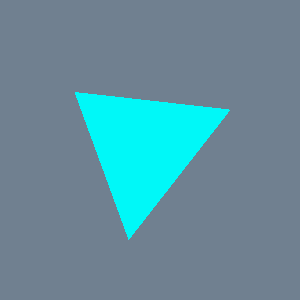

Python code for this plot:
#!/usr/bin/env python

# Render a tetrahedron Platonic solid with each face colored using a
# lookup table so adjacent faces are visually distinct.

# Factory overrides: importing these modules registers the OpenGL rendering
# and interaction style implementations for vtkRenderingCore factory classes.
import vtkmodules.vtkInteractionStyle  # noqa: F401
import vtkmodules.vtkRenderingOpenGL2  # noqa: F401
# VTK pipeline classes used in this example
from vtkmodules.vtkCommonCore import vtkLookupTable
from vtkmodules.vtkFiltersSources import vtkPlatonicSolidSource
from vtkmodules.vtkRenderingCore import (
    vtkActor,
    vtkPolyDataMapper,
    vtkRenderWindow,
    vtkRenderWindowInteractor,
    vtkRenderer,
)

# Colors (normalized RGB)
slate_gray_background_rgb = (0.439, 0.502, 0.565)

# Lookup table: map cell scalars to distinct face colors
lut = vtkLookupTable()
lut.SetNumberOfTableValues(20)
lut.SetTableRange(0.0, 19.0)
lut.Build()
lut.SetTableValue(0, 0.1, 0.1, 0.1)
lut.SetTableValue(1, 0, 0, 1)
lut.SetTableValue(2, 0, 1, 0)
lut.SetTableValue(3, 0, 1, 1)
lut.SetTableValue(4, 1, 0, 0)
lut.SetTableValue(5, 1, 0, 1)
lut.SetTableValue(6, 1, 1, 0)
lut.SetTableValue(7, 0.9, 0.7, 0.9)
lut.SetTableValue(8, 0.5, 0.5, 0.5)
lut.SetTableValue(9, 0.0, 0.0, 0.7)
lut.SetTableValue(10, 0.5, 0.7, 0.5)
lut.SetTableValue(11, 0, 0.7, 0.7)
lut.SetTableValue(12, 0.7, 0, 0)
lut.SetTableValue(13, 0.7, 0, 0.7)
lut.SetTableValue(14, 0.7, 0.7, 0)
lut.SetTableValue(15, 0, 0, 0.4)
lut.SetTableValue(16, 0, 0.4, 0)
lut.SetTableValue(17, 0, 0.4, 0.4)
lut.SetTableValue(18, 0.4, 0, 0)
lut.SetTableValue(19, 0.4, 0, 0.4)

# Source: generate tetrahedron polygon data (solid type 0)
source = vtkPlatonicSolidSource()
source.SetSolidType(0)

# Mapper: map polygon data to graphics primitives with face coloring
mapper = vtkPolyDataMapper()
mapper.SetInputConnection(source.GetOutputPort())
mapper.SetLookupTable(lut)
mapper.SetScalarRange(0, 19)

# Actor: assign the mapped geometry and rotate for a 3D view
actor = vtkActor()
actor.SetMapper(mapper)
actor.RotateX(30)
actor.RotateY(30)

# Renderer: assemble the scene and configure the camera
renderer = vtkRenderer()
renderer.AddActor(actor)
renderer.SetBackground(slate_gray_background_rgb)

# Window: display the rendered scene
render_window = vtkRenderWindow()
render_window.AddRenderer(renderer)
render_window.SetWindowName("platonic solid tetrahedron")
render_window.SetMultiSamples(0)
render_window.SetSize(300, 300)

# Interactor: handle mouse and keyboard events
render_window_interactor = vtkRenderWindowInteractor()
render_window_interactor.SetRenderWindow(render_window)

# Scene: configure the camera
renderer.ResetCamera()

render_window_interactor.Initialize()
render_window_interactor.Start()
